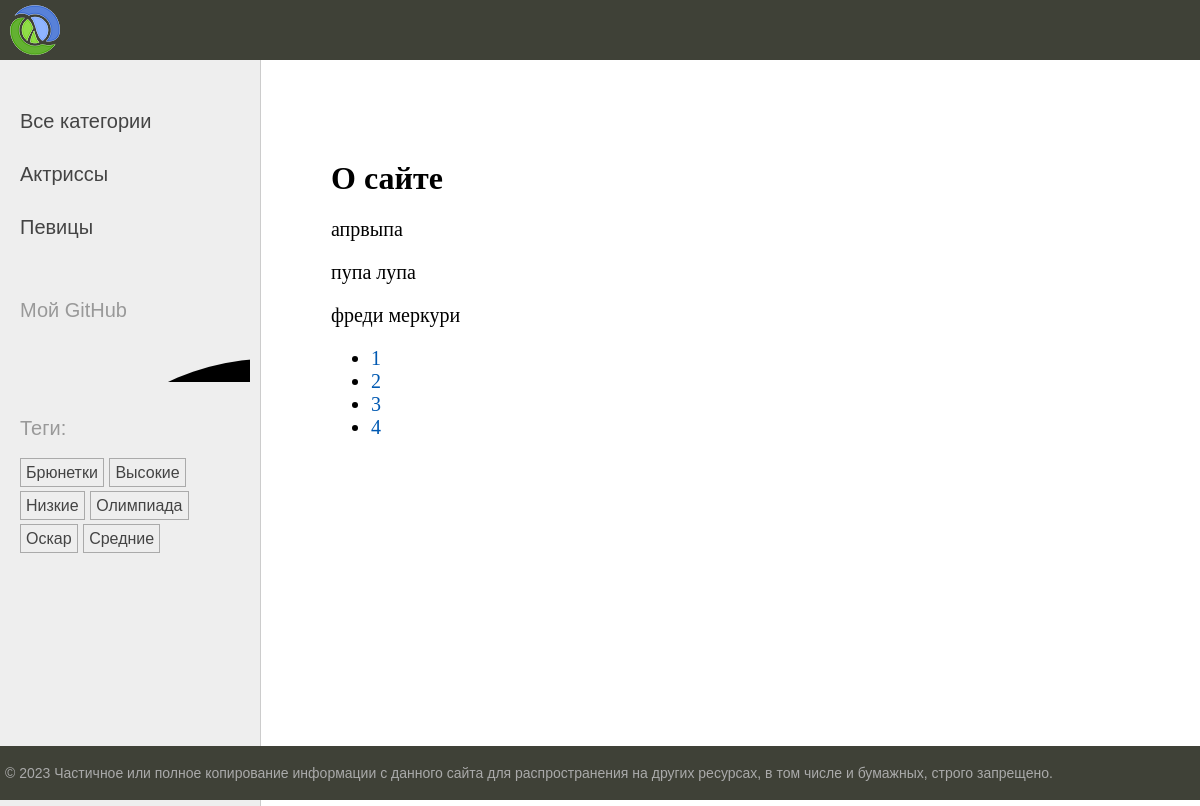
Page /about/ on the earlier database version.
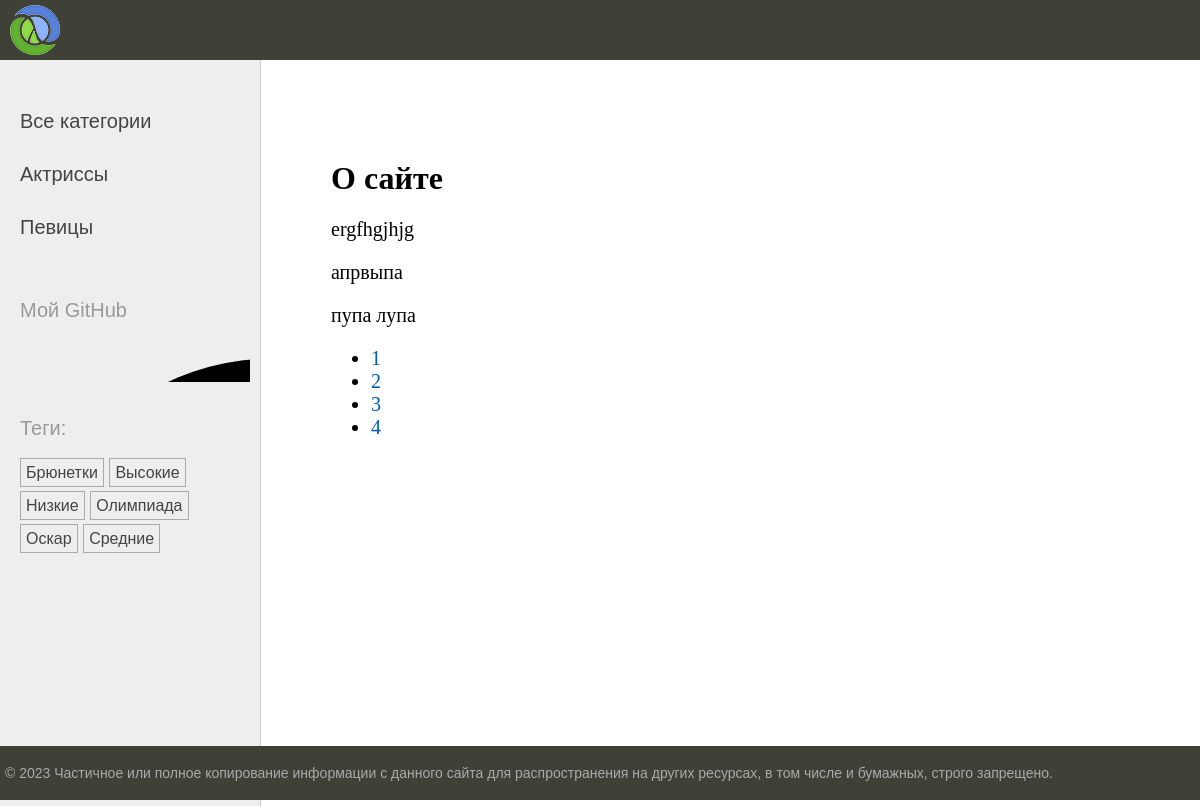
Same page on the later database version.
### newsline/models.py (models this page shows, shortened)
class Category(models.Model):
    name = models.CharField(max_length=100, db_index=True, verbose_name='Категория')
    slug = models.SlugField(max_length=255, unique=True, db_index=True)
    class Meta:
        verbose_name = 'Категория'
        verbose_name_plural = 'Категории'
    def get_absolute_url(self):
        return reverse('category', kwargs={'cat_slug': self.slug})

class TagPost(models.Model):
    tag = models.CharField(max_length=100, db_index=True)
    slug = models.SlugField(max_length=255, unique=True, db_index=True)
    def get_absolute_url(self):
        return reverse('tag', kwargs={'tag_slug': self.slug})

class Post(models.Model):
    class Status(models.IntegerChoices):
        DRAFT = 0, 'Черновик'
        PUBLISHED = 1, 'Опубликовано'
    title = models.CharField(max_length=255, verbose_name='Заголовок')
    slug = models.SlugField(max_length=255, unique=True, db_index=True, verbose_name='Слаг',
                            validators=[
                                MinLengthValidator(5),
                                MaxLengthValidator(255),
                            ])
    photo = models.ImageField(upload_to='photos/%Y/%m/%d', default=None, blank=True, null=True, verbose_name='Фотография')
    content = models.TextField(blank=True, verbose_name='Контент')
    time_create = models.DateTimeField(auto_now_add=True, verbose_name='Время создания')
    time_update = models.DateTimeField(auto_now=True, verbose_name='Время обновления')
    is_published = models.IntegerField(choices=Status.choices, default=Status.PUBLISHED, verbose_name='Публикация')
    cat = models.ForeignKey('Category', on_delete=models.PROTECT, related_name='posts', verbose_name='Категория')
    tags = models.ManyToManyField('TagPost', blank=True, related_name='tags', verbose_name='Теги')
    husband = models.OneToOneField('Husband', on_delete=models.SET_NULL, null=True, blank=True, related_name='woman',
                                   verbose_name='Муж')
    objects = models.Manager()
    published = PublishedManager()
    def __str__(self):
        return self.title
    class Meta:
        verbose_name = 'Посты'
        verbose_name_plural = 'Посты'
        ordering = ['-time_create']
        indexes = [
            models.Index(fields=['-time_create'])
        ]

### newsline/views.py (the view)
# urls.py: path('about/', views.about, name='about'),
def about(request):
    contact_list = Post.published.all()
    paginator = Paginator(contact_list, 3)
    page_number = request.GET.get('page')
    page_obj = paginator.get_page(page_number)
    return render(request, 'newsline/about.html',
                  {"title": 'О сайте', 'page_obj': page_obj})

### newsline/models.py (called while the page is built)
    def get_queryset(self):
        return super().get_queryset().filter(is_published=1)

### newsline/templatetags/newsline_tags.py (called while the page is built)
@register.inclusion_tag('newsline/list_categories.html')
def show_categories(cat_selected=0):
    cats = Category.objects.annotate(total=Count('posts')).filter(total__gt=0)
    return {'cats': cats, 'cat_selected': cat_selected}

@register.inclusion_tag('newsline/list_tags.html')
def show_all_tags():
    return {'tags': TagPost.objects.annotate(total=Count('tags')).filter(total__gt=0)}

### newsline/templates/newsline/about.html
{% extends 'base.html' %}
{% block content %}
<h1>{{ title }}</h1>
{% for item in page_obj %}
<p>{{ item}}</p>
{% endfor %}
<nav>
    <ul>
        {% for p in page_obj.paginator.page_range %}
        <li>
            <a href="?page={{ p }}">{{p}}</a>
        </li>
        {% endfor %}
    </ul>
</nav>
{% endblock %}

### newsline/templates/newsline/list_categories.html
{% for cat in cats %}
{% if cat.id == cat_selected %}
<li class="selected">{{cat.name}}</li>
{% else %}
<li><a href="{{ cat.get_absolute_url }}">{{cat.name}}</a></li>
{% endif %}
{% endfor %}

### newsline/templates/newsline/list_tags.html
{% if tags %}
<p>Теги:</p>
<ul class="tags-list">
    {% for t in tags %}
    <li><a href="{{t.get_absolute_url}}">{{t.tag}}</a></li>
    {%endfor%}
</ul>
{% endif %}

Differences in the rows shown:
no longer on this page (row unchanged): Post: title "фреди меркури"
added Post: title "ergfhgjhjg"
